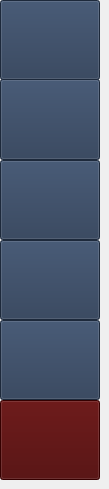
     <widget class="QWidget" name="sidebar" native="true">
      <property name="styleSheet">
       <string notr="true">QWidget#centralwidget{
background-color: qlineargradient(spread:reflect, x1:0, y1:1, x2:1, y2:0, stop:0 rgba(89, 122, 170, 255), stop:1 rgba(255, 255, 255, 255));}</string>
      </property>
      <widget class="QPushButton" name="btnProfileSidebar">
       <property name="geometry">
        <rect>
         <x>0</x>
         <y>0</y>
         <width>100</width>
         <height>80</height>
        </rect>
       </property>
       <property name="styleSheet">
        <string notr="true">background-color: rgb(40, 57, 83); 
color: white;
font: 16pt &quot;Lora&quot;;</string>
       </property>
       <property name="text">
        <string/>
       </property>
       <property name="icon">
        <iconset>
         <normaloff>images/settings.png</normaloff>images/settings.png</iconset>
       </property>
       <property name="iconSize">
        <size>
         <width>70</width>
         <height>70</height>
        </size>
       </property>
      </widget>
      <widget class="QPushButton" name="btnExitSidebar">
       <property name="geometry">
        <rect>
         <x>0</x>
         <y>400</y>
         <width>100</width>
         <height>80</height>
        </rect>
       </property>
       <property name="styleSheet">
        <string notr="true">background-color: rgb(74, 0, 0);
color: white;
font: 16pt &quot;Lora&quot;;</string>
       </property>
       <property name="text">
        <string/>
       </property>
       <property name="icon">
        <iconset>
         <normaloff>images/exit.png</normaloff>images/exit.png</iconset>
       </property>
       <property name="iconSize">
        <size>
         <width>60</width>
         <height>60</height>
        </size>
       </property>
      </widget>
      <widget class="QPushButton" name="btnStatsSidebar">
       <property name="geometry">
        <rect>
         <x>0</x>
         <y>79</y>
         <width>100</width>
         <height>81</height>
        </rect>
       </property>
       <property name="styleSheet">
        <string notr="true">background-color: rgb(40, 57, 83); 
color: white;
font: 16pt &quot;Lora&quot;;</string>
       </property>
       <property name="text">
        <string/>
       </property>
       <property name="icon">
        <iconset>
         <normaloff>images/analytics.png</normaloff>images/analytics.png</iconset>
       </property>
       <property name="iconSize">
        <size>
         <width>60</width>
         <height>60</height>
        </size>
       </property>
      </widget>
      <widget class="QPushButton" name="btnRatingSidebar">
       <property name="geometry">
        <rect>
         <x>0</x>
         <y>160</y>
         <width>100</width>
         <height>80</height>
        </rect>
       </property>
       <property name="styleSheet">
        <string notr="true">background-color: rgb(40, 57, 83); 
color: white;
font: 16pt &quot;Lora&quot;;</string>
       </property>
       <property name="text">
        <string/>
       </property>
       <property name="icon">
        <iconset>
         <normaloff>images/rating.png</normaloff>images/rating.png</iconset>
       </property>
       <property name="iconSize">
        <size>
         <width>60</width>
         <height>60</height>
        </size>
       </property>
      </widget>
      <widget class="QPushButton" name="btnResourcesSidebar">
       <property name="geometry">
        <rect>
         <x>0</x>
         <y>240</y>
         <width>100</width>
         <height>80</height>
        </rect>
       </property>
       <property name="styleSheet">
        <string notr="true">background-color: rgb(40, 57, 83); 
color: white;
font: 16pt &quot;Lora&quot;;</string>
       </property>
       <property name="text">
        <string/>
       </property>
       <property name="icon">
        <iconset>
         <normaloff>images/milk-box.png</normaloff>images/milk-box.png</iconset>
       </property>
       <property name="iconSize">
        <size>
         <width>60</width>
         <height>60</height>
        </size>
       </property>
      </widget>
      <widget class="QPushButton" name="btnRefillSidebar">
       <property name="geometry">
        <rect>
         <x>0</x>
         <y>320</y>
         <width>100</width>
         <height>80</height>
        </rect>
       </property>
       <property name="styleSheet">
        <string notr="true">background-color: rgb(40, 57, 83); 
color: white;
font: 16pt &quot;Lora&quot;;</string>
       </property>
       <property name="text">
        <string/>
       </property>
       <property name="icon">
        <iconset>
         <normaloff>images/coffee-filter.png</normaloff>images/coffee-filter.png</iconset>
       </property>
       <property name="iconSize">
        <size>
         <width>60</width>
         <height>60</height>
        </size>
       </property>
      </widget>
     </widget>
